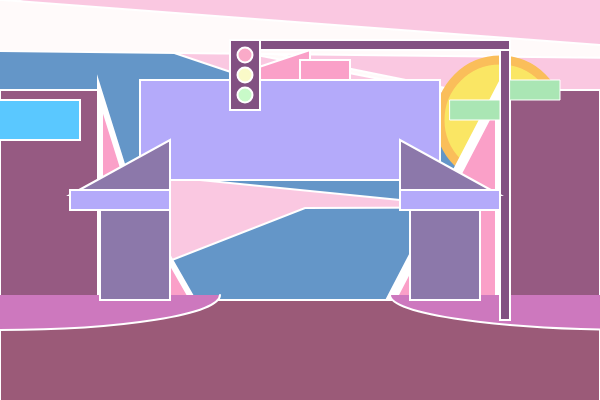
Frame 1 (no input)
Frame 60 (no input): identical to frame 1, image omitted
Frame 120 (the mouse pressed at the canvas centre since frame 60): identical to frame 1, image omitted

The p5.js sketch that drew this single still picture (run headless with seeded random() and noise() and a simulated clock; from frame 60 on, the mouse is pressed at the canvas centre):

// p5.js sketch
// ── sketch.js
//sun circle ONLY
let circX = 500;
//triangles ONLY
let triX = 7000;
let triB = 2000;
let triZ = -340;
let triV = -600;
let triW = 1000;
let triA = -1000;
let quadA = -100;

function setup() {
  createCanvas(600, 400);
}
//SKY BG
function draw() {
  background(250, 200, 225);
  strokeWeight(2);
  stroke(255, 255, 255);
  fill(100, 150, 200);
  triangle(triX, 460, 205, 98, 10, 106, 75);

  fill(100, 150, 200);
  triangle(triB, 460, 205, 98, 10, 106, 75);

  fill(100, 150, 200);
  triangle(triZ, 460, 305, 208, 890, 206, 15);

  triangle(triV, 100, 700, 230, 20, 1, 60);
  //white clouds
  {
    fill(255, 250, 250);
    triangle(triW, 200, 30, 4, 5, 6);
    triangle(triA, 40, 800, 60, 3, 0);
  }
  //Sun
  {
    noStroke();
    fill(250, 230, 100);
    stroke(250, 190, 90);
    strokeWeight(9);
    circle(circX, 120, 120, 120, 120);
    noStroke();

    // train station
    {
      strokeWeight(2);
      stroke(255, 255, 255);
      push();
      fill(250, 160, 200);
      translate(230, 20);
      quad(20, 50, 80, 30, 80, 70, 20, 70);
      rect(70, 40, 50, 50);
      pop();
      fill(180, 170, 250);
      rect(140, 80, 300, 100);
    }
  }

  //Buildings
  {
    push();
    fill(150, 90, 130);
    rect(0, 90, 100, 500);
    pop();

    push();
    fill(250, 160, 200);
    translate(40, 190);
    scale(3);
    quad(20, -32, 30, 0, 70, 70, 20, 70, quadA);
    pop();
  }
  {
    push();
    fill(150, 90, 130);
    rect(500, 90, 100, 500);
    pop();

    push();
    fill(250, 160, 200);
    translate(250, 90);
    scale(5);
    quad(-2, 100, 50, 0, 50, 70, 20, 70, quadA);
    pop();
  }

  //Road
  {
    fill(155, 90, 120);
    rect(0, 300, 600, 400);
  }
  //sidewalk
  {
    fill(205, 120, 190);
    arc(0, 295, 440, 70, 0, HALF_PI);
    arc(640, 295, 500, 70, HALF_PI, PI);

    push();
    rotate(1.3);
    translate(340, 80);
    fill(255, 255, 255);
    quad(20, 50, 80, 30, 80, 70, 20, 70);
    pop();
  }
  //street light + pole
  {
    push();
    fill(130, 80, 130);
    rect(500, 40, 10, 280);
    pop();

    push();
    rotate();
    fill(130, 80, 130);
    rect(260, 40, 250, 10);
    rect(230, 40, 30, 70);
    fill(250, 170, 200);
    circle(245, 55, 15, 15, 15);
    fill(250, 250, 200);
    circle(245, 75, 15, 15, 15);
    fill(200, 250, 200);
    circle(245, 95, 15, 15, 15);
    pop();

    push();
    translate(70, 120);
    fill(140, 120, 170);
    triangle(0, 75, 100, 20, 100, 75);
    pop();

    push();
    translate(60, 160);
    fill(140, 120, 170);
    rect(40, 40, 70, 100);
    pop();

    push();
    translate(370, 160);
    fill(140, 120, 170);
    rect(40, 40, 70, 100);
    pop();

    push();
    translate(300, 120);
    fill(140, 120, 170);
    triangle(200, 75, 100, 20, 100, 75);
    pop();

    {
      fill(180, 170, 250);
      rect(70, 190, 100, 20);
      rect(400, 190, 100, 20);

      {
        push();
        fill(170, 230, 180);
        translate(490, 60);
        strokeWeight(1);
        stroke(255, 255, 255);
        rect(20, 20, 50, 20);
        pop();

        push();
        fill(170, 230, 180);
        translate(430, 80);
        strokeWeight(1);
        stroke(255, 255, 255);
        rect(20, 20, 50, 20);
        pop();

        push();
        translate(-50, 60);
        fill(90, 200, 255);
        rect(40, 40, 90, 40);
        pop();
      }
    }
  }
}
